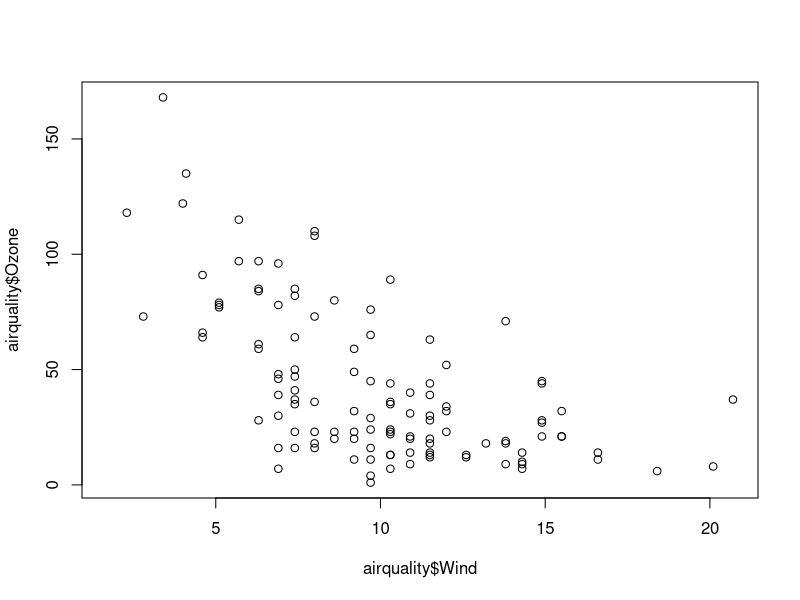

Source code (R):
## ---- chunk 1
knitr::opts_chunk$set(echo = TRUE)
## ---- chunk 2
data(airquality)
plot(airquality$Ozone ~ airquality$Wind)
